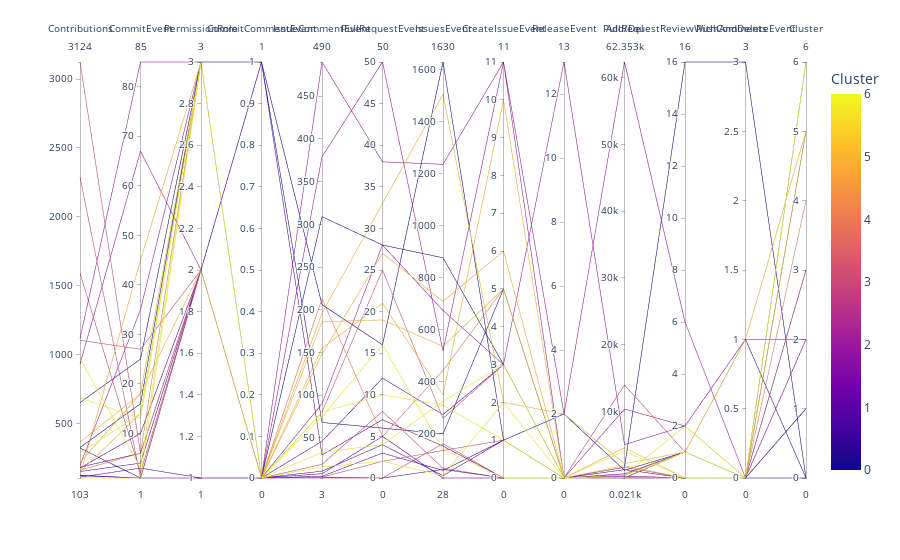

The notebook cell saved with this chart:
### Markdown cell above
Параллельные координатные системы - это тип графика, который позволяет визуализировать многомерные данные, такие как результаты кластерного анализа. В параллельной координатной системе каждый признак представлен вертикальной осью, а значения признаков для каждого разработчика представлены линиями, соединяющими оси. Цвета или типы линий можно использовать для обозначения кластеров.

### Code cell
import plotly.express as px

fig = px.parallel_coordinates(cluster_data_df, color='Cluster', dimensions=['Contributions', 'CommitEvent', 'PermissionRole', 'CommitCommentEvent', 'IssueCommentEvent', 'PullRequestEvent', 'IssuesEvent', 'CreateIssueEvent', 'ReleaseEvent', 'Add/Del', 'PullRequestReviewWithComments', 'PushAndDeleteEvent', 'Cluster'])
fig.show()

### Figure 1 — Plotly figure (JSON) as saved in the notebook; plotly's stock layout.template omitted (floating-point values rounded to 4 significant figures)
{"data": [{"dimensions": [{"label": "Contributions", "values": [3124, 2289, 1591, 1115, 1103, 973, 931, 685, 651, 363, 324, 320, 285, 215, 194, 182, 175, 160, 150, 149, 123, 122, 119, 109, 103]}, {"label": "CommitEvent", "values": [6, 1, 2, 85, 27, 3, 67, 13, 25, 18, 16, 1, 14, 18, 35, 6, 10, 6, 4, 14, 1, 45, 1, 3, 1]}, {"label": "PermissionRole", "values": [2, 2, 2, 3, 2, 3, 2, 3, 3, 2, 3, 2, 3, 3, 3, 2, 2, 3, 2, 3, 1, 3, 2, 1, 3]}, {"label": "CommitCommentEvent", "values": [0, 0, 0, 0, 0, 0, 0, 0, 0, 0, 1, 1, 0, 0, 0, 1, 0, 0, 0, 0, 0, 0, 0, 0, 0]}, {"label": "IssueCommentEvent", "values": [19, 3, 4, 490, 80, 33, 379, 80, 309, 155, 206, 68, 75, 148, 90, 30, 46, 213, 11, 186, 4, 196, 8, 5, 16]}, {"label": "PullRequestEvent", "values": [8, 0, 2, 38, 25, 4, 50, 10, 28, 21, 16, 6, 16, 27, 28, 7, 12, 5, 4, 19, 0, 33, 5, 3, 2]}, {"label": "IssuesEvent", "values": [65, 160, 134, 1236, 258, 323, 517, 308, 876, 348, 1630, 198, 138, 708, 673, 151, 272, 442, 37, 535, 61, 1506, 28, 57, 37]}, {"label": "CreateIssueEvent", "values": [0, 0, 1, 11, 3, 3, 11, 1, 3, 10, 1, 5, 0, 6, 3, 0, 3, 5, 1, 5, 0, 2, 0, 1, 2]}, {"label": "ReleaseEvent", "values": [0, 0, 0, 2, 0, 0, 0, 0, 0, 0, 2, 0, 0, 0, 13, 0, 0, 0, 0, 0, 0, 2, 0, 0, 0]}, {"label": "Add/Del", "values": [13960.0, 166, 22, 62350.0, 1646.0, 4076.0, 10352, 414.5, 1629, 437.5, 1178, 43.5, 120.5, 4554.0, 5024.0, 306, 651.5, 468.5, 29, 1872, 88.5, 2177, 1276, 20.5, 77.5]}, {"label": "PullRequestReviewWithComments", "values": [1, 0, 0, 6, 0, 0, 2, 2, 16, 1, 1, 1, 1, 0, 2, 0, 1, 1, 0, 0, 0, 1, 0, 0, 0]}, {"label": "PushAndDeleteEvent", "values": [0, 0, 0, 0, 0, 0, 1, 0, 3, 1, 1, 0, 0, 0, 0, 0, 0, 0, 0, 0, 0, 0, 0, 0, 0]}, {"label": "Cluster", "values": [3, 3, 3, 2, 3, 6, 2, 6, 0, 5, 0, 0, 6, 5, 2, 1, 1, 4, 1, 5, 1, 5, 1, 1, 6]}], "domain": {"x": [0, 1], "y": [0, 1]}, "line": {"color": [3, 3, 3, 2, 3, 6, 2, 6, 0, 5, 0, 0, 6, 5, 2, 1, 1, 4, 1, 5, 1, 5, 1, 1, 6], "coloraxis": "coloraxis"}, "name": "", "type": "parcoords"}], "layout": {"coloraxis": {"colorbar": {"title": {"text": "Cluster"}}, "colorscale": [[0, "#0d0887"], [0.1111, "#46039f"], [0.2222, "#7201a8"], [0.3333, "#9c179e"], [0.4444, "#bd3786"], [0.5556, "#d8576b"], [0.6667, "#ed7953"], [0.7778, "#fb9f3a"], [0.8889, "#fdca26"], [1, "#f0f921"]]}, "legend": {"tracegroupgap": 0}, "margin": {"t": 60}}}
